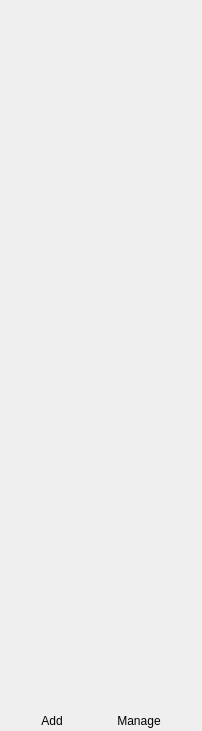
<?xml version="1.0" encoding="UTF-8"?>
<ui version="4.0">
 <class>BrowserSelectorWidget</class>
 <widget class="QWidget" name="BrowserSelectorWidget">
  <property name="geometry">
   <rect>
    <x>0</x>
    <y>0</y>
    <width>202</width>
    <height>731</height>
   </rect>
  </property>
  <property name="windowTitle">
   <string>Form</string>
  </property>
  <layout class="QGridLayout" name="gridLayout">
   <property name="leftMargin">
    <number>0</number>
   </property>
   <property name="topMargin">
    <number>0</number>
   </property>
   <property name="rightMargin">
    <number>0</number>
   </property>
   <property name="bottomMargin">
    <number>0</number>
   </property>
   <item row="0" column="0">
    <widget class="QTreeWidget" name="browserTreeWidget">
     <property name="contextMenuPolicy">
      <enum>Qt::CustomContextMenu</enum>
     </property>
     <property name="styleSheet">
      <string notr="true">QTreeView {
	background-color: transparent;
}
QTreeView::branch {
	image:none;
}</string>
     </property>
     <property name="frameShape">
      <enum>QFrame::NoFrame</enum>
     </property>
     <property name="rootIsDecorated">
      <bool>false</bool>
     </property>
     <attribute name="headerVisible">
      <bool>false</bool>
     </attribute>
     <column>
      <property name="text">
       <string notr="true">1</string>
      </property>
     </column>
    </widget>
   </item>
   <item row="1" column="0">
    <layout class="QHBoxLayout" name="horizontalLayout">
     <item>
      <widget class="QToolButton" name="addButton">
       <property name="text">
        <string notr="true">Add</string>
       </property>
       <property name="icon">
        <iconset theme="list-add"/>
       </property>
       <property name="iconSize">
        <size>
         <width>22</width>
         <height>22</height>
        </size>
       </property>
       <property name="toolButtonStyle">
        <enum>Qt::ToolButtonTextBesideIcon</enum>
       </property>
       <property name="autoRaise">
        <bool>true</bool>
       </property>
      </widget>
     </item>
     <item>
      <widget class="QToolButton" name="manageButton">
       <property name="text">
        <string notr="true">Manage</string>
       </property>
       <property name="icon">
        <iconset theme="configure"/>
       </property>
       <property name="iconSize">
        <size>
         <width>22</width>
         <height>22</height>
        </size>
       </property>
       <property name="toolButtonStyle">
        <enum>Qt::ToolButtonTextBesideIcon</enum>
       </property>
       <property name="autoRaise">
        <bool>true</bool>
       </property>
      </widget>
     </item>
    </layout>
   </item>
  </layout>
 </widget>
 <resources/>
 <connections/>
</ui>
